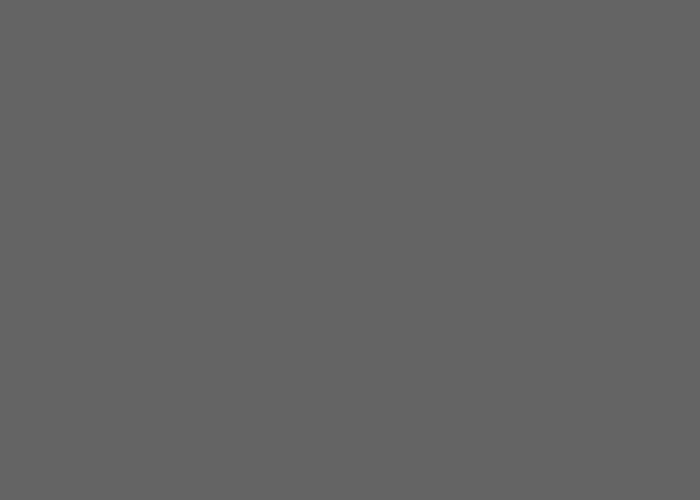
Frame 1 (no input)
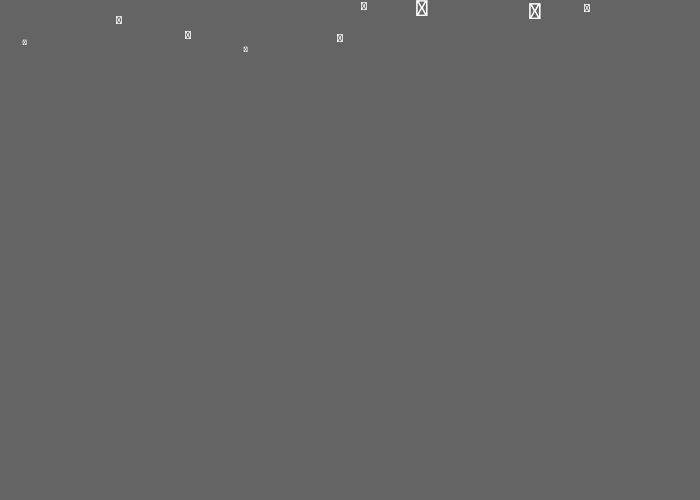
Frame 60 (the mouse pressed at the canvas centre just before this capture)
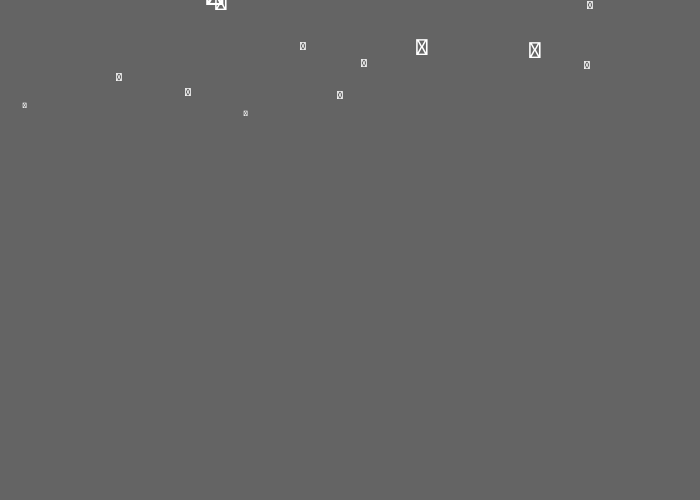
Frame 120 (the mouse held since frame 60 and released just before this capture)

The Processing sketch that drew these frames (run headless with seeded random() and noise(); from frame 60 on, the mouse is pressed at the canvas centre):

// Processing sketch: processing_96848
// ── processing_96848.pde

int sizes[]= {
  8, 12, 12, 24, 24, 24, 36
};
char shapes[]= {
  '\u2744', '\u2745', '\u2746'
};
class flake
{
  char shape;
  int size;
  float x, y;
  flake ()
  {
    shape=shapes[int(random(shapes.length))];
    size=sizes[int(random(sizes.length))];
    x=random(width);
    y=0;
  }
  void draw()
  {
    textSize(size);
    text(shape, x, y);
    y+=map(size, 10, 30, 1, 0.5);
  }
}
float chance=10;
ArrayList<flake> snow
= new ArrayList<flake>();
void setup()
{
  size(700,500);
}
void draw()
{background(100);
  if(random(100)<chance)
  snow.add(new flake());
  for(flake f : snow) f.draw();
}
